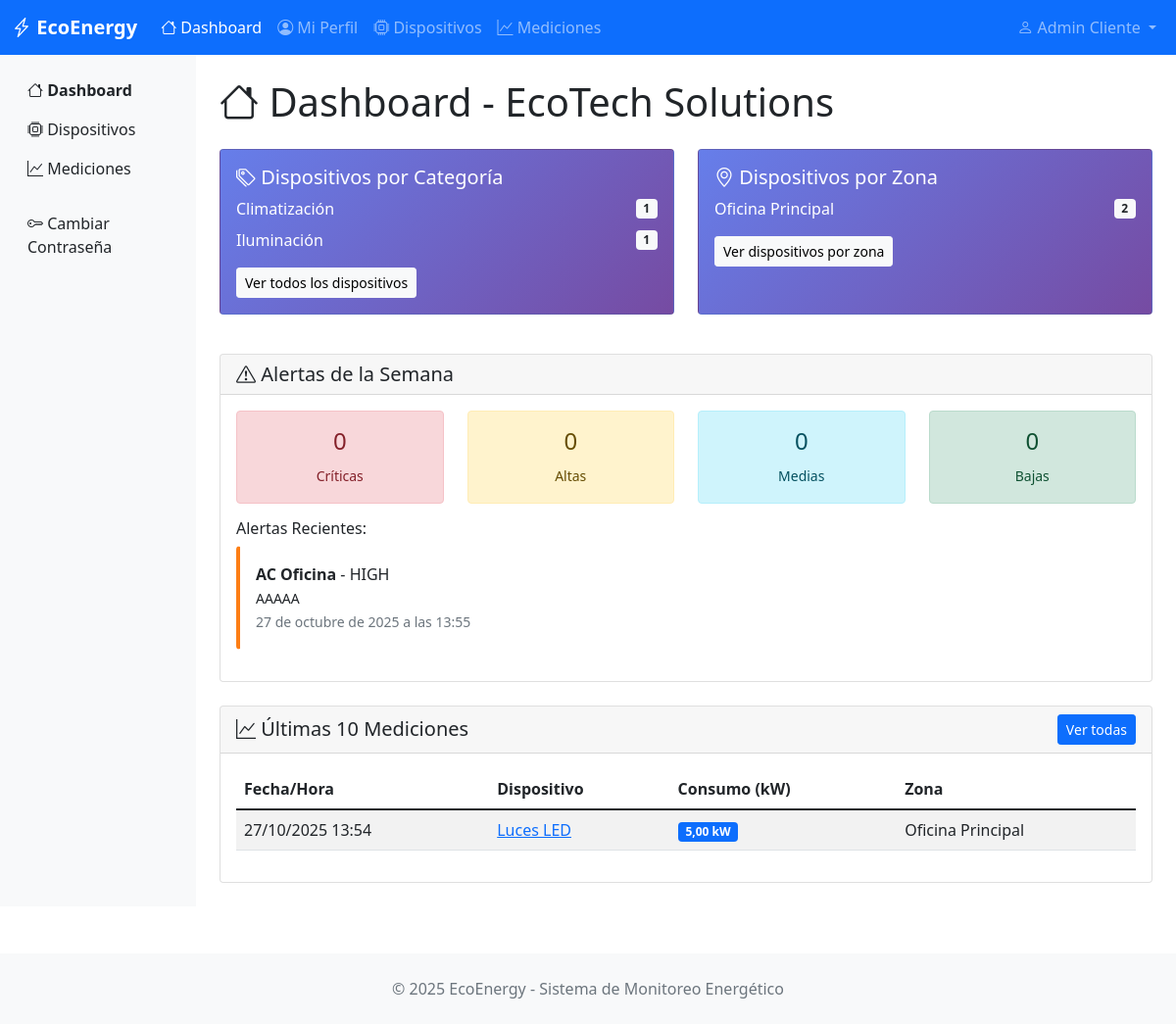
The page / (signed in) on the database as committed earlier.
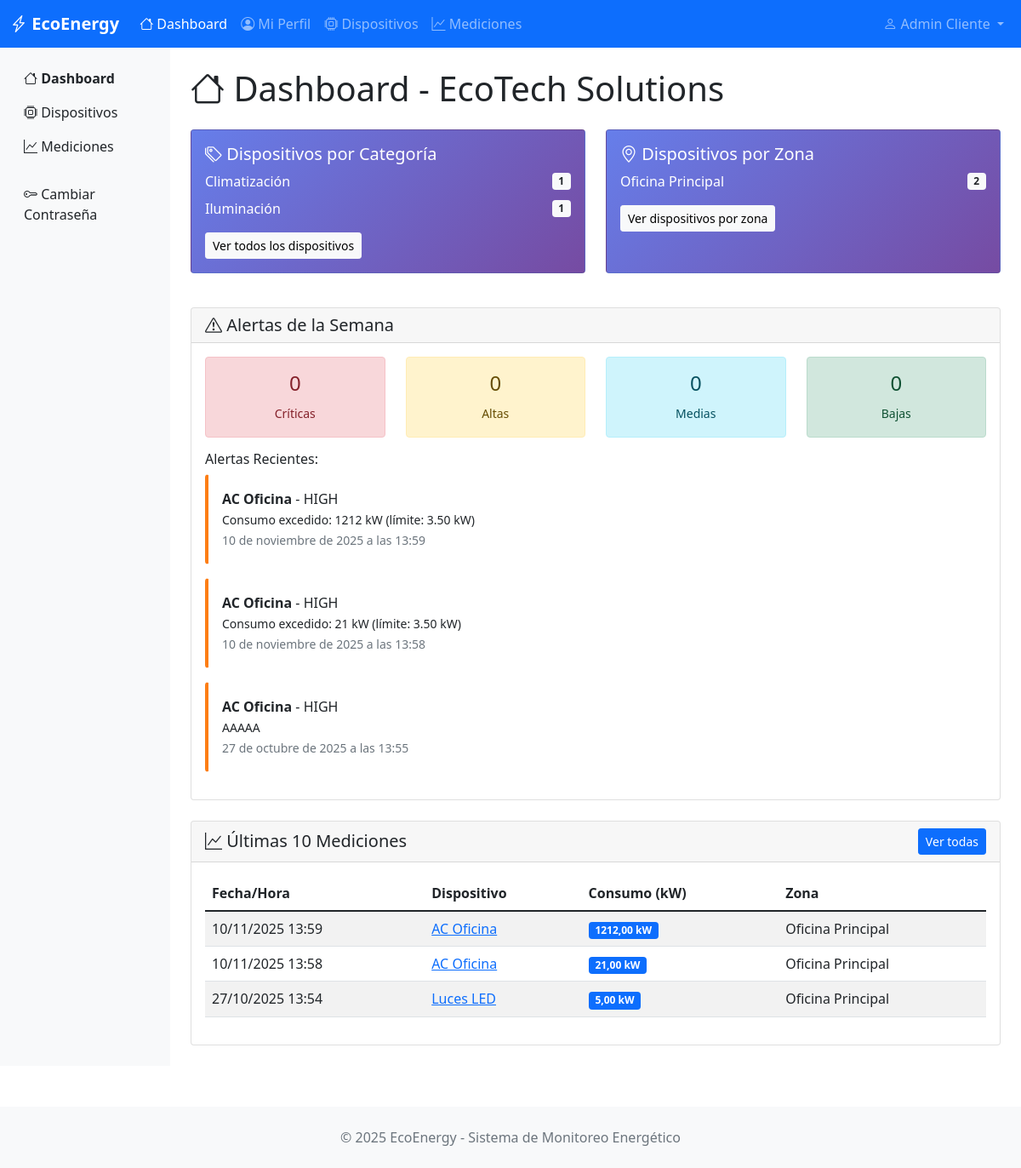
The same page on the database as committed later.
### monitoring/models.py (models this page shows, shortened)
class BaseModel(models.Model):
    state = models.CharField(
        max_length=10,
        choices=STATES,
        default='ACTIVE',
        help_text="Estado del registro"
    )
    created_at = models.DateTimeField(
        auto_now_add=True,
        help_text="Fecha de creación"
    )
    updated_at = models.DateTimeField(
        auto_now=True,
        help_text="Fecha de última modificación"
    )
    deleted_at = models.DateTimeField(
        null=True,
        blank=True,
        help_text="Fecha de eliminación (soft delete)"
    )
    class Meta:
        abstract = True  # Esta clase no creará tabla, solo sirve de plantilla

class Category(BaseModel):
    name = models.CharField(max_length=100, help_text="Nombre de la categoría")
    description = models.TextField(blank=True, help_text="Descripción de la categoría")
    organization = models.ForeignKey(
        Organization,
        on_delete=models.CASCADE,
        help_text="Empresa propietaria"
    )
    icon = models.ImageField(
        upload_to='categorias/',
        null=True,
        blank=True,
        help_text="Icono de la categoría"
    )
    class Meta:
        verbose_name = "Category"
        verbose_name_plural = "Categories"

class Zone(BaseModel):
    name = models.CharField(max_length=100, help_text="Nombre de la zona")
    description = models.TextField(blank=True, help_text="Descripción de la zona")
    organization = models.ForeignKey(
        Organization,
        on_delete=models.CASCADE,
        help_text="Empresa propietaria"
    )
    floor_plan = models.ImageField(
        upload_to='zonas/',
        null=True,
        blank=True,
        help_text="Plano de la zona"
    )
    class Meta:
        verbose_name = "Zone"
        verbose_name_plural = "Zones"

class Alert(BaseModel):
    device = models.ForeignKey(
        Device,
        on_delete=models.CASCADE,
        help_text="Dispositivo que generó la alerta"
    )
    measurement = models.ForeignKey(
        Measurement,
        on_delete=models.CASCADE,
        help_text="Medición que generó la alerta"
    )
    severity = models.CharField(
        max_length=10,
        choices=ALERT_SEVERITIES,
        help_text="Nivel de severidad"
    )
    message = models.TextField(help_text="Mensaje descriptivo de la alerta")
    is_resolved = models.BooleanField(
        default=False,
        help_text="¿La alerta fue resuelta?"
    )
    organization = models.ForeignKey(
        Organization,
        on_delete=models.CASCADE,
        help_text="Empresa propietaria"
    )
    class Meta:
        verbose_name = "Alert"
        verbose_name_plural = "Alerts"
        ordering = ['-created_at']

class Device(BaseModel):
    name = models.CharField(max_length=200, help_text="Nombre del dispositivo")
    description = models.TextField(blank=True, help_text="Descripción del dispositivo")
    max_consumption = models.DecimalField(
        max_digits=10,
        decimal_places=2,
        help_text="Consumo máximo permitido (kW)"
    )
    category = models.ForeignKey(
        Category,
        on_delete=models.CASCADE,
        help_text="Categoría del dispositivo"
    )
    zone = models.ForeignKey(
        Zone,
        on_delete=models.CASCADE,
        help_text="Zona donde está ubicado"
    )
    organization = models.ForeignKey(
        Organization,
        on_delete=models.CASCADE,
        help_text="Empresa propietaria"
    )
    imagen = models.ImageField(
        upload_to='dispositivos/',
        null=True,
        blank=True,
        help_text="Imagen del dispositivo"
    )
    class Meta:
        verbose_name = "Device"
        verbose_name_plural = "Devices"

class Measurement(BaseModel):
    device = models.ForeignKey(
        Device,
        on_delete=models.CASCADE,
        help_text="Dispositivo medido"
    )
    consumption_value = models.DecimalField(
        max_digits=10,
        decimal_places=2,
        help_text="Valor de consumo medido (kW)"
    )
    measurement_date = models.DateTimeField(
        help_text="Fecha y hora de la medición"
    )
    notes = models.TextField(blank=True, help_text="Notas adicionales")
    organization = models.ForeignKey(
        Organization,
        on_delete=models.CASCADE,
        help_text="Empresa propietaria"
    )
    class Meta:
        verbose_name = "Measurement"
        verbose_name_plural = "Measurements"
        ordering = ['-measurement_date']  # Ordenar por fecha descendente

### monitoring/views.py (the view)
# urls.py: path('', views.dashboard, name='dashboard'),
@login_required
def dashboard(request):
    organization = get_user_organization(request.user)
    if not organization:
        context = {'error': 'Usuario sin organización asignada'}
        return render(request, 'monitoring/dashboard.html', context)
    latest_measurements = Measurement.objects.filter(
        organization=organization,
        state='ACTIVE'
    ).select_related('device').order_by('-measurement_date')[:10]
    devices_by_zone = Device.objects.filter(
        organization=organization,
        state='ACTIVE'
    ).values('zone__name').annotate(count=Count('id')).order_by('zone__name')
    devices_by_category = Device.objects.filter(
        organization=organization,
        state='ACTIVE'
    ).values('category__name').annotate(count=Count('id')).order_by('category__name')
    week_ago = datetime.now() - timedelta(days=7)
    weekly_alerts = Alert.objects.filter(
        organization=organization,
        created_at__gte=week_ago,
        state='ACTIVE'
    ).values('severity').annotate(count=Count('id'))
    alerts_summary = {
        'CRITICAL': 0,
        'HIGH': 0,
        'MEDIUM': 0,
        'LOW': 0
    }
    for alert in weekly_alerts:
        alerts_summary[alert['severity']] = alert['count']
    recent_alerts = Alert.objects.filter(
        organization=organization,
        state='ACTIVE'
    ).select_related('device').order_by('-created_at')[:5]
    context = {
        'organization': organization,
        'latest_measurements': latest_measurements,
        'devices_by_zone': devices_by_zone,
        'devices_by_category': devices_by_category,
        'alerts_summary': alerts_summary,
        'recent_alerts': recent_alerts,
    }
    return render(request, 'monitoring/dashboard.html', context)

### monitoring/views.py (called while the page is built)
def get_user_organization(user):
    if hasattr(user, 'userprofile'):
        return user.userprofile.organization
    return None

### monitoring/templates/monitoring/dashboard.html (shortened to what the changed rows need)
{% extends 'monitoring/base.html' %}
{% block content %}
<div class="py-4">
    <h1 class="mb-4">
        <i class="bi bi-house"></i>
        Dashboard - {{ organization.name }}
    </h1>
    {% if error %}
        <div class="alert alert-danger">
            <i class="bi bi-exclamation-triangle"></i>
            {{ error }}
        </div>
    {% else %}
    <div class="row mb-4">
        <div class="col-md-6 mb-3">
            <div class="card card-stat h-100">
                <div class="card-body">
                    {% if devices_by_category %}
                        {% for item in devices_by_category %}
                        <div class="d-flex justify-content-between align-items-center mb-2">
                            <span>{{ item.category__name }}</span>
                            <span class="badge bg-light text-dark">{{ item.count }}</span>
                        </div>
                        {% endfor %}
                    {% else %}
                        <p class="text-muted">No hay dispositivos registrados.</p>
                    {% endif %}
                </div>
            </div>
        </div>
        <div class="col-md-6 mb-3">
            <div class="card card-stat h-100">
                <div class="card-body">
                    {% if devices_by_zone %}
                        {% for item in devices_by_zone %}
                        <div class="d-flex justify-content-between align-items-center mb-2">
                            <span>{{ item.zone__name }}</span>
                            <span class="badge bg-light text-dark">{{ item.count }}</span>
                        </div>
                        {% endfor %}
                    {% else %}
                        <p class="text-muted">No hay zonas con dispositivos.</p>
                    {% endif %}
                </div>
            </div>
        </div>
    </div>
    <div class="row mb-4">
        <div class="col-12">
            <div class="card">
                <div class="card-body">
                    <div class="row text-center mb-3">
                        <div class="col-3">
                        </div>
                        <div class="col-3">
                        </div>
                        <div class="col-3">
                        </div>
                        <div class="col-3">
                        </div>
                    </div>
                    {% if recent_alerts %}
                    <h6>Alertas Recientes:</h6>
                    {% for alert in recent_alerts %}
                        <div class="alert alert-{{ alert.severity|lower }} alert-dismissible">
                            <strong>{{ alert.device.name }}</strong> - {{ alert.severity }}
                            <br>
                            <small>{{ alert.message }}</small>
                            <br>
                            <small class="text-muted">{{ alert.created_at }}</small>
                        </div>
                    {% endfor %}
                    {% else %}
                        <p class="text-muted">No hay alertas recientes.</p>
                    {% endif %}
                </div>
            </div>
        </div>
    </div>
    <div class="row">
        <div class="col-12">
            <div class="card">
                <div class="card-body">
                    {% if latest_measurements %}
                    <div class="table-responsive">
                        <table class="table table-striped">
                            <thead>
                                <tr>
                                    <th>Fecha/Hora</th>
                                    <th>Dispositivo</th>
                                    <th>Consumo (kW)</th>
                                    <th>Zona</th>
                                </tr>
                            </thead>
                            <tbody>
                                {% for measurement in latest_measurements %}
                                <tr>
                                    <td>{{ measurement.measurement_date|date:"d/m/Y H:i" }}</td>
                                    <td>
                                        <a href="{% url 'device_detail' measurement.device.id %}">
                                            {{ measurement.device.name }}
                                        </a>
                                    </td>
                                    <td>
                                        <span class="badge bg-primary">
                                            {{ measurement.consumption_value }} kW
                                        </span>
                                    </td>
                                    <td>{{ measurement.device.zone.name }}</td>
                                </tr>
                                {% endfor %}
                            </tbody>
                        </table>
                    </div>
                    {% endif %}
                </div>
            </div>
        </div>
    </div>
    {% endif %}
</div>
{% endblock %}

Rows that differ between the two databases and show on the page:
added Alert: device.name "AC Oficina", severity "HIGH", message "Consumo excedido: 1212 kW (límite: 3.50 kW)", created_at "10 de noviembre de 2025 a las 13:59"
added Alert: device.name "AC Oficina", severity "HIGH", message "Consumo excedido: 21 kW (límite: 3.50 kW)", created_at "10 de noviembre de 2025 a las 13:58"
added Measurement: measurement_date "10/11/2025 13:59", device.name "AC Oficina", consumption_value "1212,00", device.zone.name "Oficina Principal"
added Measurement: measurement_date "10/11/2025 13:58", device.name "AC Oficina", consumption_value "21,00", device.zone.name "Oficina Principal"
